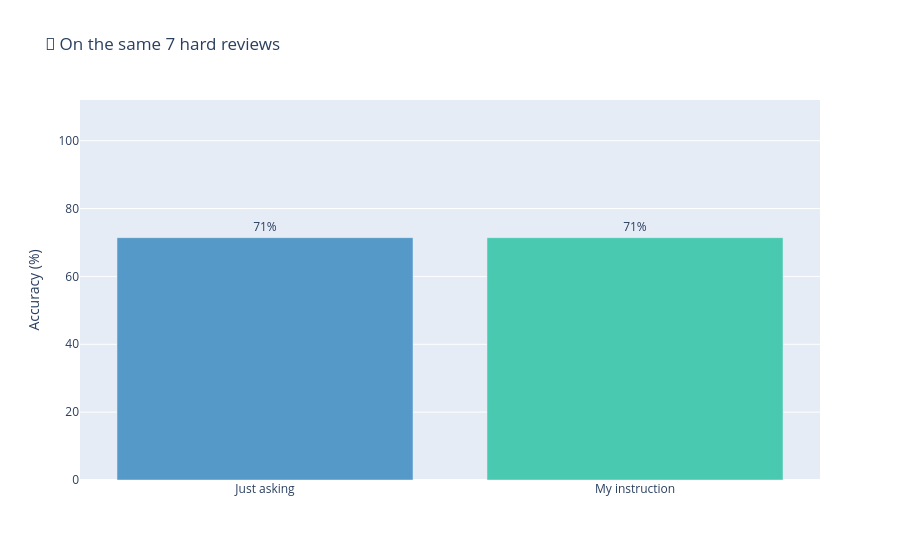

The notebook cell saved with this chart:
### Markdown cell above
### ✏️ Exercise 5 — Fix it with the prompt (7 min)

You cannot retrain this model. You **can** rewrite the question — and that is the entire
engineering discipline you get with a zero-shot model.

Add **one line** where marked, then re-grade on the same hard set.

Things people try, roughly in order of how well they work:

- `"Look for faint praise and implied criticism: would the writer recommend it?"`
- `"Sarcasm is common. Judge the writer's overall verdict, not individual words."`
- `"If a review mentions both good and bad, the deciding factor is whether they would buy again."`

### Code cell
# ✏️ EXERCISE 5 — add or change ONE line where marked.

def my_classify(text, labels):
    prompt = (f"Classify the text into exactly one of these categories: {', '.join(labels)}.\n"
              # ✏️ ADD YOUR LINE HERE -------------------------------------------------
              ""
              # -----------------------------------------------------------------------
              f"Answer with the category name only.\n\n"
              f"Text: {text}")
    return to_label(ask_llm(prompt, max_tokens=20), labels)


if LLM_READY:
    my_guesses = run_in_parallel(lambda r: my_classify(r["text"], ["positive", "negative"]), HARD)
    my_prompt_hard = show_label_results([r["text"] for r in HARD], hard_truth, my_guesses,
                                        note="— with my extra instruction.")

    plot_accuracy_bars({"Just asking": zero_shot_hard, "My instruction": my_prompt_hard},
                       title=f"On the same {len(HARD)} hard reviews")

### Figure 1 — Plotly figure (JSON) as saved in the notebook; plotly's stock layout.template omitted (floating-point values rounded to 4 significant figures)
{"data": [{"marker": {"color": ["#5499c7", "#48c9b0"]}, "text": ["71%", "71%"], "textposition": "outside", "type": "bar", "x": ["Just asking", "My instruction"], "y": [71.43, 71.43]}], "layout": {"showlegend": false, "title": {"text": "🎯 On the same 7 hard reviews"}, "yaxis": {"range": [0, 112], "title": {"text": "Accuracy (%)"}}}}
